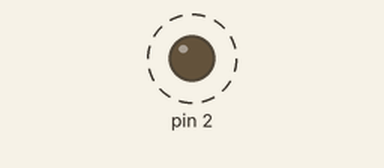
Bench run of a sketch on a simulated Arduino Uno, built with avr-gcc and run on an emulated ATmega328P. Parts: output pins drawn as LEDs (lit = HIGH). Dashed ring = blinking.

Above: at 0.4 s.
Timing chart, 0 to 3.0 s (numbered marks = the images above):
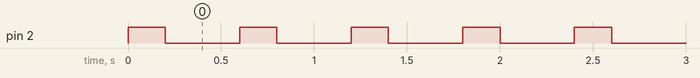

Measured:
- by itself, pin 2: alternates HIGH for 0.20 s and LOW for 0.40 s

The sketch:

blink.ino
```cpp
void setup() {
  // put your setup code here, to run once:
  pinMode(2, OUTPUT);
}

void loop() {
  // put your main code here, to run repeatedly:
  digitalWrite(2, HIGH);
  delay(200);
  digitalWrite(2, LOW);
  delay(100);

  digitalWrite(3, HIGH);
  delay(200);
  digitalWrite(3, LOW);
  delay(100);
}
```
